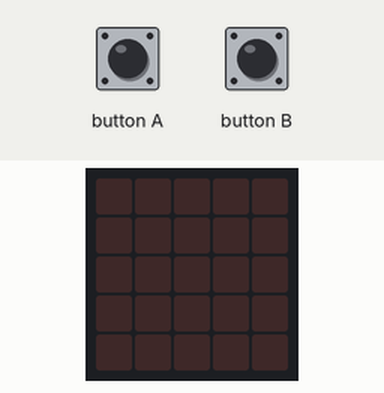
A program run on a simulated BBC micro:bit (MakeCode). Shown: the board's 5×5 LED display. The inputs (shaded band) are chosen by the test bench.

Above: at 1.2 s.
1.3 s: button A pressed for 0.15 s
At 1.65 s:
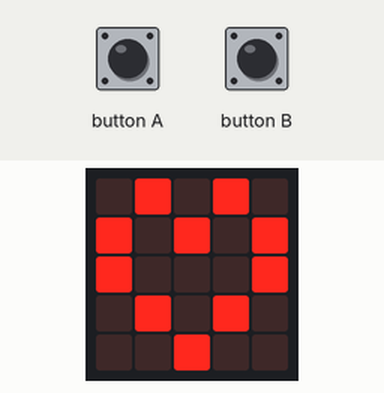
4.3 s: button B pressed for 0.15 s
At 5.0 s:
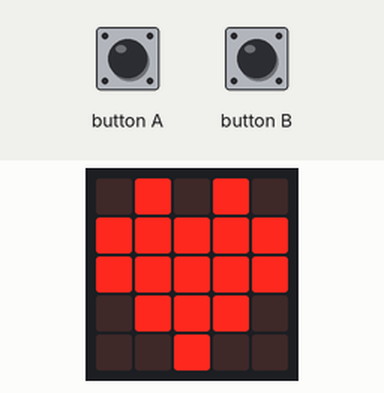
Timing chart, 0 to 7.3 s (numbered marks = the images above; inputs shaded):
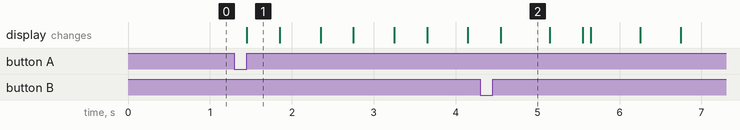

Measured:
- after the input at 1.3 s, the display: changes after 0.15 s (image 1)
- after the input at 4.3 s, the display: changes after 0.25 s (image 2)
- what the display in image 1 shows lasts 0.4 s, from 1.5 s to 1.9 s
- what the display in image 2 shows lasts 0.6 s, from 4.6 s to 5.2 s

The program:

main.ts
```typescript
input.onButtonPressed(Button.A, function () {
    for (let index = 0; index < 5; index++) {
        ledsHeartAnimation()
    }
})
function ledsHeartAnimation () {
    basic.showLeds(`
        . # . # .
        # . # . #
        # . . . #
        . # . # .
        . . # . .
        `)
    basic.clearScreen()
    basic.pause(500)
}
function iconHeartAnimation () {
    basic.showIcon(IconNames.Heart)
    basic.clearScreen()
    basic.pause(500)
}
input.onButtonPressed(Button.B, function () {
    for (let index = 0; index < 5; index++) {
        iconHeartAnimation()
    }
})
```

test.ts
```typescript
// здесь помещаются тесты; они не будут скомпилированы, пока пакет используется в качестве расширения.
```
